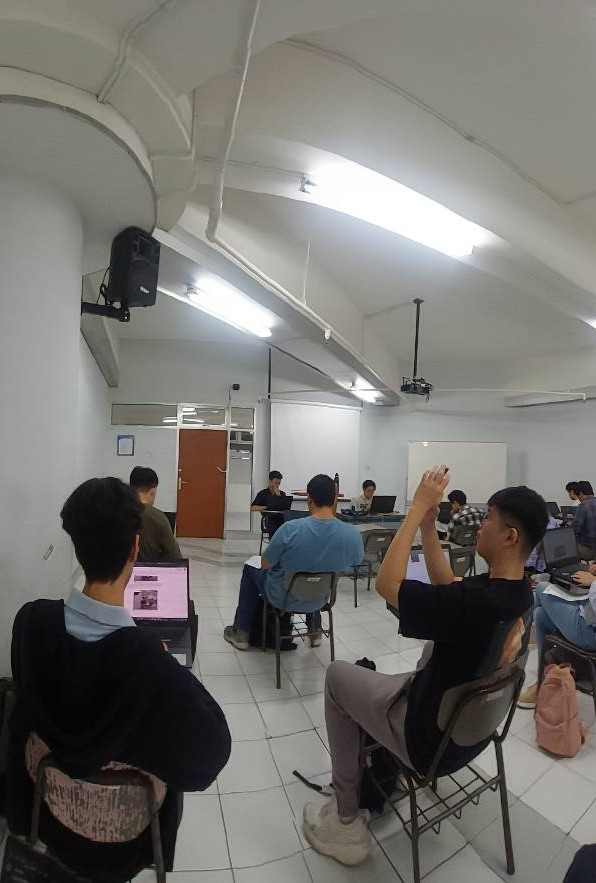
#> input picture Alfred/midterm/uts-2.jpg, 596 x 883 px; its folder holds 4 pictures in this run
$ jupyter execute --allow-errors 'image_sticth copy 2.ipynb'
#> lines starting #> are read from the running program, lines starting #| are printed output that depends on the picture; after the words box and inside, x2 and y2 are one past the last pixel; in counts of white or black regions, pixels touching at a corner belong together
[cell 1]
import cv2
import numpy as np
import matplotlib.pyplot as plt

[cell 2]
def panorama(image_paths):
    stitcher = cv2.Stitcher_create()

    images = []
    for path in image_paths:
        image = cv2.imread(path)
        images.append(image)

# Perform image stitching
    status, stitched_image = stitcher.stitch(images)

    stitched_image = cv2.cvtColor(stitched_image, cv2.COLOR_BGR2RGB)

    return stitched_image

[cell 3]
def cropped_panorama(image):

    # Pad the image to avoid edge effects during processing
    padded_image = cv2.copyMakeBorder(image, 10, 10, 10, 10, cv2.BORDER_CONSTANT, (0, 0, 0))

    # Convert to grayscale and threshold for better contour detection
    gray = cv2.cvtColor(padded_image, cv2.COLOR_BGR2GRAY)
    thresh_img = cv2.threshold(gray, 0, 255, cv2.THRESH_BINARY)[1]

    # Plot the thresholded image (Optional)
    plt.figure(figsize=(15, 15))  # Adjust figure size as needed
    plt.subplot(1, 3, 1)
    plt.title("Thresholded Image")
    plt.imshow(thresh_img, cmap='gray')
    # plt.axis('off')  # Uncomment to hide axes (optional)

    # Find the largest external contour corresponding to the panorama area
    contours, _ = cv2.findContours(thresh_img.copy(), cv2.RETR_EXTERNAL, cv2.CHAIN_APPROX_SIMPLE)
    areaOI = max(contours, key=cv2.contourArea)

    # Create a mask with the bounding rectangle of the largest contour
    mask = np.zeros(thresh_img.shape, dtype="uint8")
    x, y, w, h = cv2.boundingRect(areaOI)
    cv2.rectangle(mask, (x, y), (x + w, y + h), 255, -1)

    # Erode the mask to remove noise and get a tighter bounding rectangle
    minRectangle = mask.copy()
    sub = mask.copy()

    while cv2.countNonZero(sub) > 0:
        minRectangle = cv2.erode(minRectangle, None)
        sub = cv2.subtract(minRectangle, thresh_img)

    # Plot the eroded mask (Optional)
    plt.subplot(1, 3, 2)
    plt.title("New Size")
    plt.imshow(minRectangle, cmap='gray')

    # Find contours on the eroded mask and extract the bounding rectangle
    contours, _ = cv2.findContours(minRectangle.copy(), cv2.RETR_EXTERNAL, cv2.CHAIN_APPROX_SIMPLE)
    areaOI = max(contours, key=cv2.contourArea)
    x, y, w, h = cv2.boundingRect(areaOI)

    # Crop the original image using the final bounding rectangle
    cropped_image = image[y:y + h, x:x + w]

    # Plot the cropped panorama
    plt.subplot(1, 3, 3)
    plt.title("Cropped Panorama")
    plt.imshow(cropped_image)
    plt.axis('off')  # Hide axes for a cleaner presentation

    plt.tight_layout()
    plt.show()

[cell 4]
# Specify the paths to your images
image_paths=[]
for i in range (2,5):
  path = "uts-"+str(i)+".jpg"
  # path = "kelas "+str(i)+".jpg"
  image_paths.append(path)

print(image_paths)
stitched_image = panorama(image_paths)
#> in panorama, image is the input picture: shape (883, 596, 3); mean B, G, R 111.4, 115.3, 117.2
#> in panorama, `status, stitched_image = stitcher.stitch(images)`:
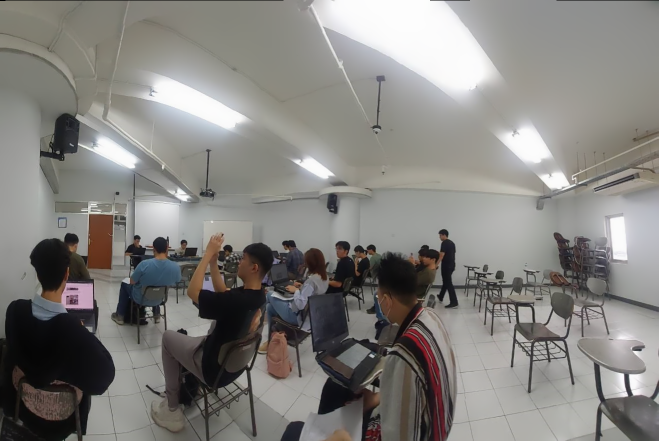
#> stitched_image: shape (881, 1317, 3) (shown at 1/2 size); mean of channels 0, 1, 2 126.6, 130, 132; drawn as B, G, R
#> in panorama, `status, stitched_image = stitcher.stitch(images)`: status = 0
# Display the stitched panorama image
plt.imshow(stitched_image)

[cell 5]
images = []
for path in image_paths:
    image = cv2.imread(path)
    images.append(image)

[cell 6]
plt.figure(figsize=(15,15))


plt.subplot(1,4,2)
plt.imshow(cv2.cvtColor(images[1], cv2.COLOR_BGR2RGB))
plt.title('Gambar 1')
plt.axis('off')

plt.subplot(1,4,3)
plt.imshow(cv2.cvtColor(images[2], cv2.COLOR_BGR2RGB))
plt.title('Gambar 2')
plt.axis('off')

plt.subplot(1,4,4)
# plt.imshow(gray, cmap='gray')
#> (the rest of this cell did not finish here and is left out)

[cell 7]
cropped_panorama(stitched_image)
#> in cropped_panorama, `padded_image = cv2.copyMakeBorder(image, 10, 10, 10, 10, cv2.BORDER_CO..`:
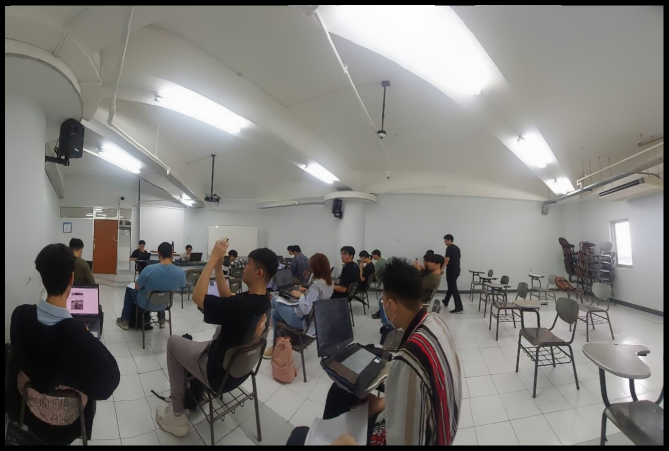
#> padded_image: shape (901, 1337, 3) (shown at 1/2 size); mean R, G, B 127.1, 125.2, 122
#> in cropped_panorama, `gray = cv2.cvtColor(padded_image, cv2.COLOR_BGR2GRAY)`:
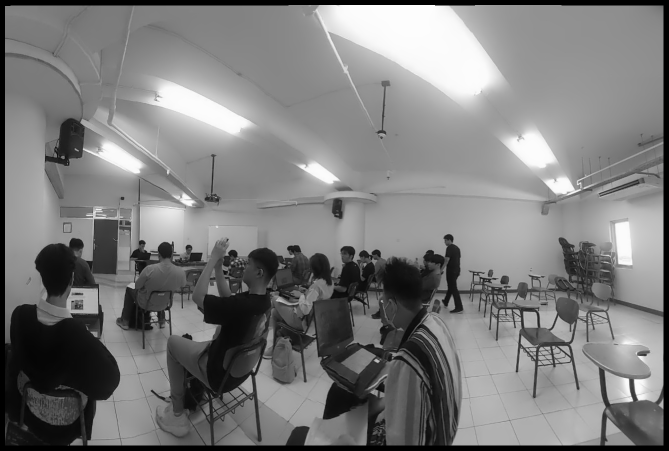
#> gray: shape (901, 1337) (shown at 1/2 size); min 0, max 253, mean 124.5
#> in cropped_panorama, `thresh_img = cv2.threshold(gray, 0, 255, cv2.THRESH_BINARY)[1]`:
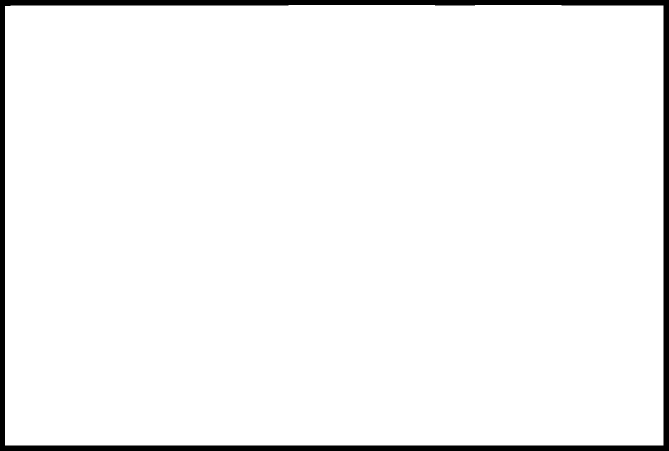
#> thresh_img: shape (901, 1337) (shown at 1/2 size); 96.2% white; 1 black region
#> in cropped_panorama, `contours, _ = cv2.findContours(thresh_img.copy(), cv2.RETR_EXTERNAL, c..`: contours = 1 contour; box (x1, y1, x2, y2) and area: (10, 10, 1327, 891) 1157220
#> in cropped_panorama, `areaOI = max(contours, key=cv2.contourArea)`: areaOI = contour of 14 points, box (x1, y1, x2, y2) (10, 10, 1327, 891), area 1157220
#> in cropped_panorama, `x, y, w, h = cv2.boundingRect(areaOI)`: x = 10; w = 1317; h = 881
#> in cropped_panorama, `cv2.rectangle(mask, (x, y), (x + w, y + h), 255, -1)`:
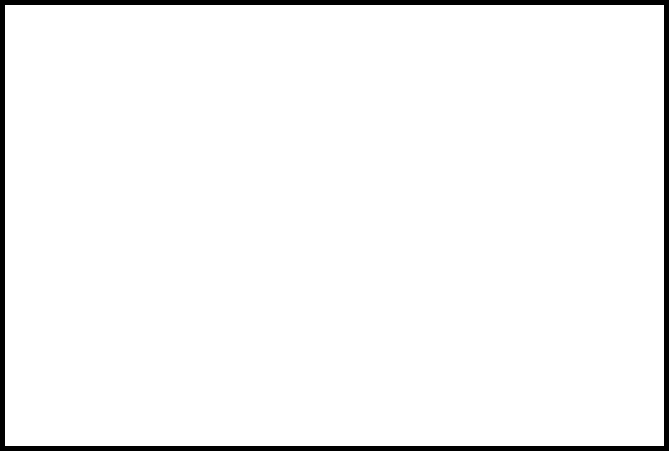
#> mask: shape (901, 1337) (shown at 1/2 size); 96.5% white; 1 black region, box (x1, y1, x2, y2) and area: (0, 0, 1337, 901) 42161
#> the loop in cropped_panorama, `while cv2.countNonZero(sub) > 0:` made 2 passes
#> pass 1, in cropped_panorama, `minRectangle = cv2.erode(minRectangle, None)`:
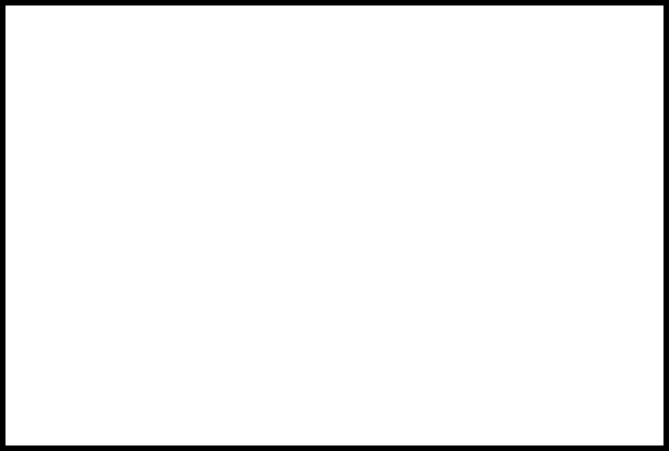
#> minRectangle: shape (901, 1337) (shown at 1/2 size); 96.1% white; 1 black region, box (x1, y1, x2, y2) and area: (0, 0, 1337, 901) 46557
#> pass 1, in cropped_panorama, `sub = cv2.subtract(minRectangle, thresh_img)`:
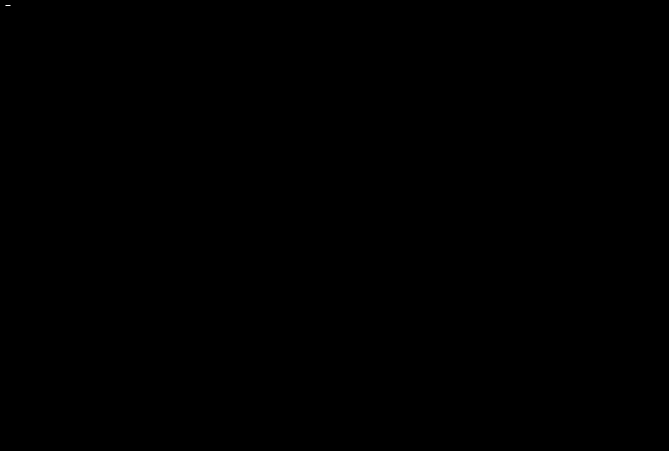
#> sub: shape (901, 1337) (shown at 1/2 size); 0% white in thin lines or dots, all inside (x1, y1, x2, y2) = (11, 11, 21, 12)
#> pass 2, in cropped_panorama, `minRectangle = cv2.erode(minRectangle, None)`:
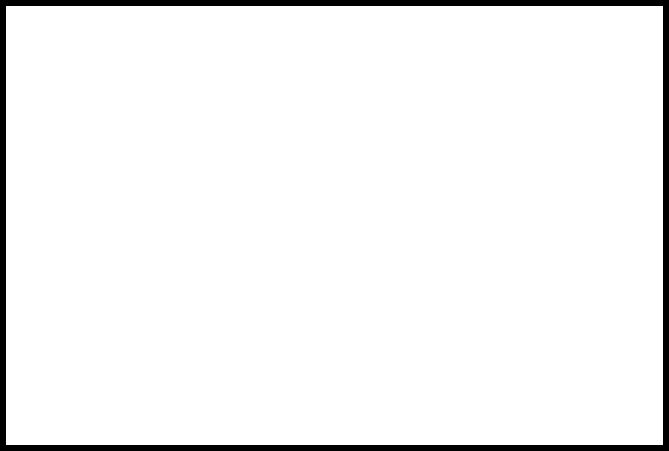
#> minRectangle: shape (901, 1337) (shown at 1/2 size); 95.8% white; 1 black region, box (x1, y1, x2, y2) and area: (0, 0, 1337, 901) 50945
#> in cropped_panorama, `contours, _ = cv2.findContours(minRectangle.copy(), cv2.RETR_EXTERNAL,..`: contours = [[[12, 12], [12, 889], [1325, 889], [1325, 12]]]
#> in cropped_panorama, `areaOI = max(contours, key=cv2.contourArea)`: areaOI = [[12, 12], [12, 889], [1325, 889], [1325, 12]]
#> in cropped_panorama, `x, y, w, h = cv2.boundingRect(areaOI)`: x = 12; w = 1314; h = 878
#> in cropped_panorama, `cropped_image = image[y:y + h, x:x + w]`:
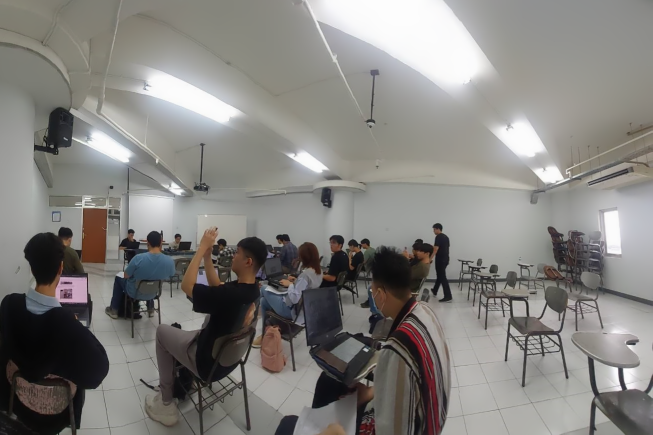
#> cropped_image: shape (869, 1305, 3) (shown at 1/2 size); mean R, G, B 131.9, 129.9, 126.5
